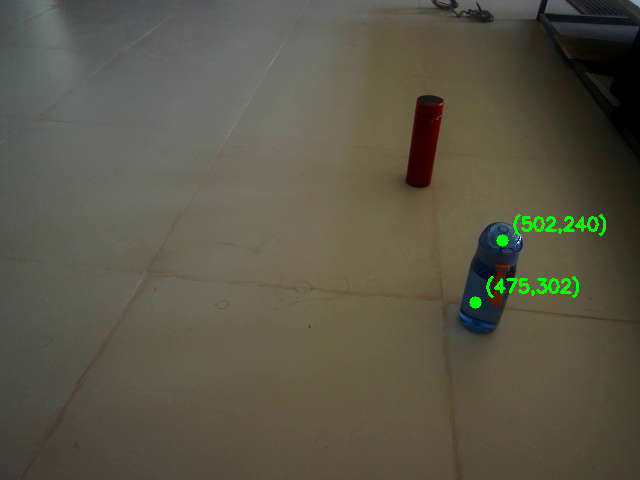
#> input picture Image_identification/blue_bottle.png, 640 x 480 px, given in place of the camera
$ python camera_world.py   (older library calls are emulated)
#> lines starting #> are read from the running program, lines starting #| are printed output that depends on the picture; after the words box and inside, x2 and y2 are one past the last pixel; in counts of white or black regions, pixels touching at a corner belong together
import cv2
import numpy as np
import pickle

# ==========================
# SETTINGS
# ==========================
CALIB_FILE = "stereo_calibration_2.pkl"
LEFT_CAM_ID = 0
RIGHT_CAM_ID = 2

# Force same resolution as you calibrated with (IMPORTANT!)
FRAME_W = 640
FRAME_H = 480

# ---- HSV ranges ----
# Red wraps -> 2 ranges
RED_L1 = np.array([0, 120, 70])
RED_U1 = np.array([10, 255, 255])
RED_L2 = np.array([170, 120, 70])
RED_U2 = np.array([180, 255, 255])

# Yellow (tune if needed)
YEL_L = np.array([20, 120, 120])
YEL_U = np.array([40, 255, 255])

MIN_AREA = 500

# ---- Stereo ----
NUM_DISP = 16 * 8      # multiple of 16
BLOCK_SIZE = 7         # 5..11 typical
MIN_DISP = 0

# Disparity patch size for median (stability)
PATCH_R = 3  # radius -> patch = (2*PATCH_R+1)^2

# EMA smoothing factor (0..1). Lower = smoother
EMA_ALPHA = 0.20

# stereoRectify alpha:
# 0 = cropped valid only, 1 = full view with borders
RECTIFY_ALPHA = 1.0

# ---- World calibration (NO checkerboard) ----
# We'll record 3 points on the floor using a visible marker:
#   O (world origin), Xpoint (+X direction), Ypoint (+Y direction)
CALIB_SAMPLES = 35     # number of valid frames to collect per point
Z_AXIS_FLIP_IF_DOWN = True  # auto-flip Z axis so it points "up" (towards camera negative?) based on your setup

# ==========================
# HELPERS (color + stereo)
# ==========================
def make_mask(hsv):
    red1 = cv2.inRange(hsv, RED_L1, RED_U1)
    red2 = cv2.inRange(hsv, RED_L2, RED_U2)
    mask_red = cv2.bitwise_or(red1, red2)

    mask_yel = cv2.inRange(hsv, YEL_L, YEL_U)
    return mask_red, mask_yel

def clean_mask(mask):
    mask = cv2.medianBlur(mask, 5)
    k = np.ones((5, 5), np.uint8)
    mask = cv2.morphologyEx(mask, cv2.MORPH_OPEN, k, iterations=1)
    mask = cv2.morphologyEx(mask, cv2.MORPH_CLOSE, k, iterations=2)
    return mask

def largest_contour(mask):
    cnts, _ = cv2.findContours(mask, cv2.RETR_EXTERNAL, cv2.CHAIN_APPROX_SIMPLE)
    if not cnts:
        return None
    c = max(cnts, key=cv2.contourArea)
    if cv2.contourArea(c) < MIN_AREA:
        return None
    return c

def point_in_roi(x, y, roi):
    rx, ry, rw, rh = roi
    return (x >= rx) and (y >= ry) and (x < rx + rw) and (y < ry + rh)

# [24 lines left out: functions get_disp_median, reproject_one, ema, not called in this run]

def put_lines(img, y0=25, dy=22, lines=()):
    y = y0
    for s in lines:
        cv2.putText(img, s, (10, y), cv2.FONT_HERSHEY_SIMPLEX, 0.55, (255, 255, 255), 2)
        y += dy

# ==========================
# WORLD FRAME (no checkerboard) math
# ==========================
# [60 lines left out: functions normalize, build_world_transform_from_3_points, cam_to_world, not called in this run]

# ==========================
# LOAD CALIB
# ==========================
with open(CALIB_FILE, "rb") as f:
#> (reads Image_identification/stereo_calibration_2.pkl from the repository)
    calib = pickle.load(f)

mtxL, distL = calib["mtxL"], calib["distL"]
mtxR, distR = calib["mtxR"], calib["distR"]

R = calib.get("R", None)
T = calib.get("T", None)

# ==========================
# OPEN CAMS
# ==========================
capL = cv2.VideoCapture(LEFT_CAM_ID)
capR = cv2.VideoCapture(RIGHT_CAM_ID)

if not capL.isOpened() or not capR.isOpened():
    raise RuntimeError("Could not open cameras. Check IDs.")

capL.set(cv2.CAP_PROP_FRAME_WIDTH, FRAME_W)
capL.set(cv2.CAP_PROP_FRAME_HEIGHT, FRAME_H)
capR.set(cv2.CAP_PROP_FRAME_WIDTH, FRAME_W)
capR.set(cv2.CAP_PROP_FRAME_HEIGHT, FRAME_H)

retL, frameL = capL.read()
#> frameL is the input picture: shape (480, 640, 3); mean B, G, R 70.9, 85.8, 89.1
retR, frameR = capR.read()
if not retL or not retR:
    raise RuntimeError("Failed to read from cameras.")

h, w = frameL.shape[:2]
#> h = 480; w = 640
image_size = (w, h)
#> image_size = (640, 480)

# ==========================
# RECTIFICATION SETUP
# ==========================
if all(k in calib for k in ["R1", "R2", "P1", "P2", "Q"]) and "roi1" in calib and "roi2" in calib:
    R1, R2 = calib["R1"], calib["R2"]
    P1, P2 = calib["P1"], calib["P2"]
    Q = calib["Q"]
    roi1, roi2 = calib["roi1"], calib["roi2"]
else:
    if R is None or T is None:
        raise RuntimeError("Calibration file must contain either (R1,R2,P1,P2,Q,roi1,roi2) OR (R,T).")

    R1, R2, P1, P2, Q, roi1, roi2 = cv2.stereoRectify(
        mtxL, distL, mtxR, distR,
        image_size, R, T,
        alpha=RECTIFY_ALPHA
    )
#> roi1 = (20, 91, 503, 328); roi2 = (25, 60, 532, 334)

map1L, map2L = cv2.initUndistortRectifyMap(mtxL, distL, R1, P1, image_size, cv2.CV_16SC2)
map1R, map2R = cv2.initUndistortRectifyMap(mtxR, distR, R2, P2, image_size, cv2.CV_16SC2)

# ==========================
# STEREO MATCHER
# ==========================
stereo = cv2.StereoSGBM_create(
    minDisparity=MIN_DISP,
    numDisparities=NUM_DISP,
    blockSize=BLOCK_SIZE,
    P1=8 * BLOCK_SIZE * BLOCK_SIZE,
    P2=32 * BLOCK_SIZE * BLOCK_SIZE,
    uniquenessRatio=12,
    speckleWindowSize=80,
    speckleRange=2,
    disp12MaxDiff=1,
    preFilterCap=63,
    mode=cv2.STEREO_SGBM_MODE_SGBM_3WAY
)

# ==========================
# WORLD CALIBRATION STATE
# ==========================
R_WC, t_WC = None, None
Oc = Xc = Yc = None

collecting = None   # None / 'O' / 'X' / 'Y'
samples = []

# [26 lines left out: functions start_collect, add_sample, finalize_collect, not called in this run]

# ==========================
# MAIN LOOP
# ==========================
smooth_red = None
smooth_yel = None

print("Controls:")
print("  c  : choose which color marker to use for calibration (red/yellow shown on screen)")
print("  o  : record world origin (0,0,0) at marker position")
print("  x  : record point on +X direction (marker at that floor point)")
print("  y  : record point on +Y direction (marker at that floor point)")
print("  s  : compute world transform (after O, X, Y recorded)")
print("  r  : reset world transform")
print("  q  : quit")

calib_marker_color = "RED"  # which object we use as the marker for floor points

while True:
    retL, frameL = capL.read()
    retR, frameR = capR.read()
    if not retL or not retR:
        break

    rectL = cv2.remap(frameL, map1L, map2L, cv2.INTER_LINEAR)
    rectR = cv2.remap(frameR, map1R, map2R, cv2.INTER_LINEAR)
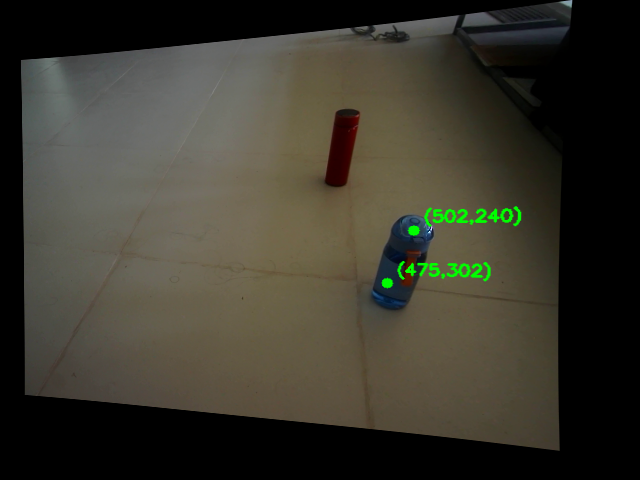
#> rectR: shape (480, 640, 3); mean B, G, R 45.5, 56.2, 58.5

    grayL = cv2.cvtColor(rectL, cv2.COLOR_BGR2GRAY)
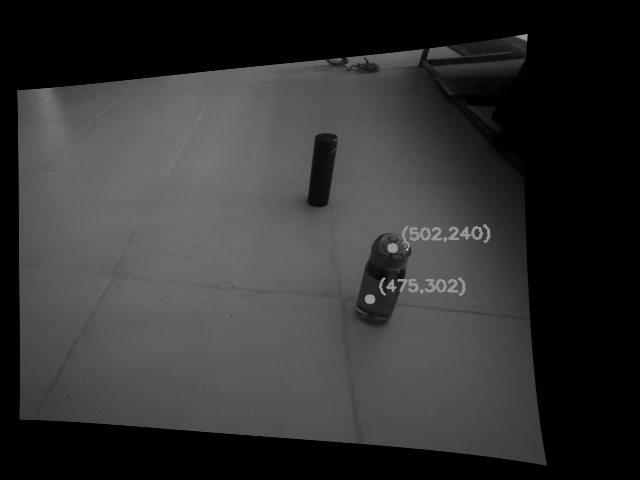
#> grayL: shape (480, 640); min 0, max 208, mean 51
    grayR = cv2.cvtColor(rectR, cv2.COLOR_BGR2GRAY)
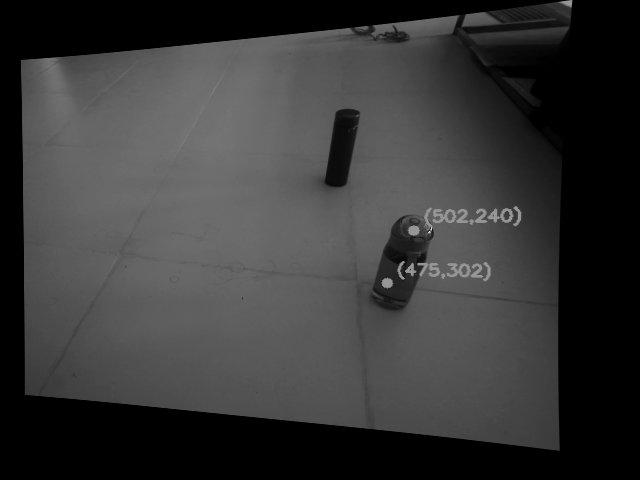
#> grayR: shape (480, 640); min 0, max 241, mean 55.7
    disp = stereo.compute(grayL, grayR).astype(np.float32) / 16.0
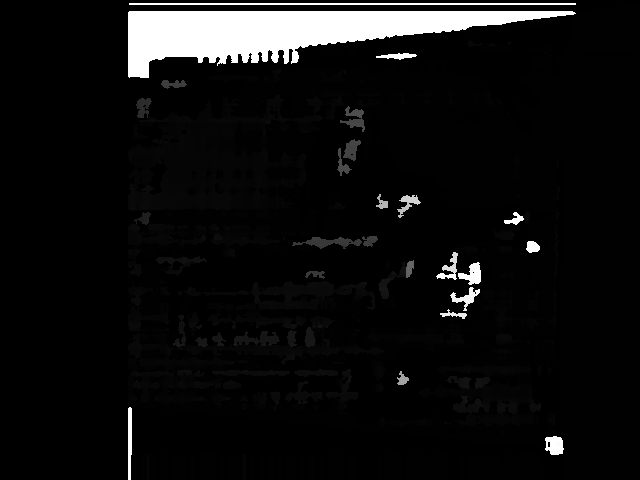
#> disp: shape (480, 640) float32; min -1, max 127, mean 7.1; drawn with min black and max white

    hsv = cv2.cvtColor(rectL, cv2.COLOR_BGR2HSV)
#> hsv: shape (480, 640, 3); mean H, S, V 18.8, 40.6, 55.4
    mask_red, mask_yel = make_mask(hsv)
#> in make_mask, `red1 = cv2.inRange(hsv, RED_L1, RED_U1)`:
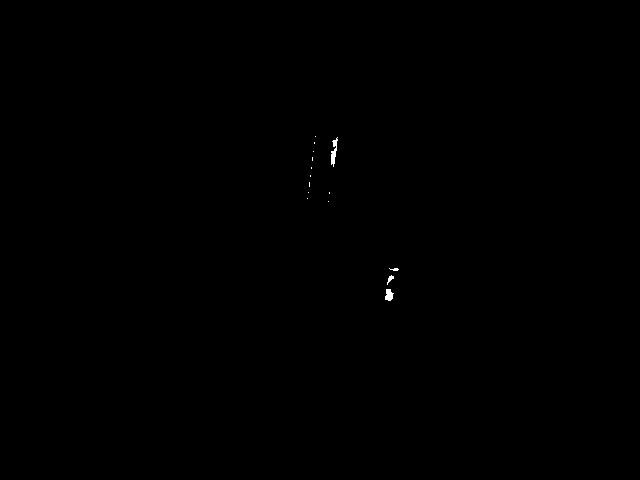
#> red1: shape (480, 640); 0.08% white; 15 white regions (12 under 20 px), largest, box (x1, y1, x2, y2) and area: (331, 137, 338, 167) 103, (385, 289, 394, 301) 76, (387, 275, 394, 285) 30
#> in make_mask, `red2 = cv2.inRange(hsv, RED_L2, RED_U2)`: red2: shape (480, 640); 0% white in thin lines or dots, all inside (x1, y1, x2, y2) = (332, 149, 334, 151)
#> in make_mask, `mask_red = cv2.bitwise_or(red1, red2)`: mask_red: shape (480, 640); 0.08% white; 15 white regions (12 under 20 px), largest, box (x1, y1, x2, y2) and area: (331, 137, 338, 167) 106, (385, 289, 394, 301) 76, (387, 275, 394, 285) 30
#> in make_mask, `mask_yel = cv2.inRange(hsv, YEL_L, YEL_U)`: mask_yel: shape (480, 640); every value is 0
    mask_red = clean_mask(mask_red)
#> in clean_mask, `mask = cv2.medianBlur(mask, 5)`: mask: shape (480, 640); 0.06% white; 4 white regions (2 under 20 px), largest, box (x1, y1, x2, y2) and area: (331, 139, 337, 164) 90, (385, 289, 393, 301) 67
#> in clean_mask, `mask = cv2.morphologyEx(mask, cv2.MORPH_OPEN, k, iterations=1)`: mask: shape (480, 640); 0.03% white; 2 white regions
    mask_yel = clean_mask(mask_yel)

    out = rectL.copy()

    # Valid ROI box
    rx, ry, rw, rh = roi1
#> rx = 20; ry = 91; rw = 503
    cv2.rectangle(out, (rx, ry), (rx + rw, ry + rh), (255, 255, 255), 1)
    cv2.putText(out, "Valid ROI", (rx, max(0, ry - 8)),
                cv2.FONT_HERSHEY_SIMPLEX, 0.5, (255, 255, 255), 1)
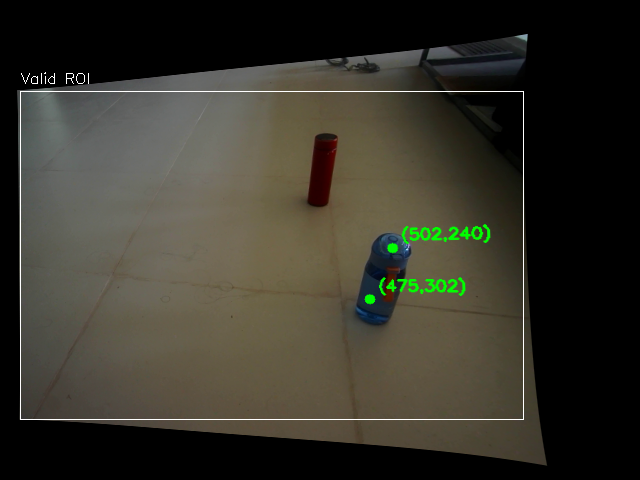
#> out: shape (480, 640, 3); mean B, G, R 42.9, 52.7, 54.8

    # Detect both objects (as before)
    results = []

    def detect_one(name, mask, smooth_prev):
        c = largest_contour(mask)
#> in largest_contour, `cnts, _ = cv2.findContours(mask, cv2.RETR_EXTERNAL, cv2.CHAIN_APPROX_S..`: cnts = 2 contours, 1 with area under 20; largest, box (x1, y1, x2, y2) and area: (386, 291, 393, 300) 45
#> in largest_contour, `c = max(cnts, key=cv2.contourArea)`: c = [[386, 291], [386, 299], [391, 299], [391, 298], [392, 297], [392, 293], [391, 292], [391, 291]]
        if c is None:
            return None, smooth_prev
        x, y, ww, hh = cv2.boundingRect(c)
        cx, cy = x + ww // 2, y + hh // 2
        if not point_in_roi(cx, cy, roi1):
            return None, smooth_prev
        d = get_disp_median(disp, cx, cy)
        if d is None:
            return None, smooth_prev
        xyz = reproject_one(Q, cx, cy, d)
        if xyz is None:
            return None, smooth_prev
        if (not np.isfinite(xyz[2])) or not (0.05 < xyz[2] < 10.0):
            return None, smooth_prev
        smooth_now = ema(smooth_prev, xyz)
        return (name, (x, y, ww, hh), (cx, cy), smooth_now), smooth_now

    red_det, smooth_red = detect_one("RED", mask_red, smooth_red)
    if red_det is not None:
        results.append(red_det)

    yel_det, smooth_yel = detect_one("YELLOW", mask_yel, smooth_yel)
    if yel_det is not None:
        results.append(yel_det)

    # Choose marker detection for calibration (use one of the detected objects)
    marker_det = None
    for det in results:
        if det[0] == calib_marker_color:
            marker_det = det
            break

    # If collecting samples, add marker 3D samples
    if collecting is not None and marker_det is not None:
        _, _, _, (Xc_now, Yc_now, Zc_now) = marker_det
        n = add_sample((Xc_now, Yc_now, Zc_now))
        cv2.putText(out, f"Collecting {collecting}: {n}/{CALIB_SAMPLES}",
                    (10, out.shape[0] - 20), cv2.FONT_HERSHEY_SIMPLEX, 0.7, (0, 255, 255), 2)
        if n >= CALIB_SAMPLES:
            done = finalize_collect()
            if done is not None:
                which, med = done
                if which == 'O':
                    Oc = med.reshape(3, 1)
                elif which == 'X':
                    Xc = med.reshape(3, 1)
                elif which == 'Y':
                    Yc = med.reshape(3, 1)

    # Draw results (camera + world if available)
    for name, (x, y, ww, hh), (cx, cy), (X, Y, Z) in results:
        cv2.rectangle(out, (x, y), (x + ww, y + hh), (0, 255, 0), 2)
        cv2.circle(out, (cx, cy), 4, (255, 0, 0), -1)

        text1 = f"{name} CAM: X={X:.2f} Y={Y:.2f} Z={Z:.2f} m"
        cv2.putText(out, text1, (x, max(0, y - 12)),
                    cv2.FONT_HERSHEY_SIMPLEX, 0.55, (0, 255, 255), 2)

        if R_WC is not None and t_WC is not None:
            wx, wy, wz = cam_to_world(R_WC, t_WC, (X, Y, Z))
            text2 = f"{name} WORLD: x={wx:.2f} y={wy:.2f} z={wz:.2f} m"
            cv2.putText(out, text2, (x, max(0, y - 32)),
                        cv2.FONT_HERSHEY_SIMPLEX, 0.55, (255, 255, 255), 2)

    # HUD
    lines = [
        f"Marker for floor calibration: {calib_marker_color} (press 'c' to toggle)",
        f"Recorded: O={'OK' if Oc is not None else 'NO'}  X={'OK' if Xc is not None else 'NO'}  Y={'OK' if Yc is not None else 'NO'}",
        f"World transform: {'READY' if (R_WC is not None) else 'NOT SET'}",
        "Keys: o=record origin, x=record +X point, y=record +Y point, s=solve, r=reset, q=quit"
    ]
    put_lines(out, y0=22, dy=22, lines=lines)
#> the loop in put_lines, `for s in lines:` made 4 passes
#> y on passes 1, 4: 44, 110
#> (s, y) on passes 2 to 3: ('Recorded: O=NO  X=NO  Y=NO', 66), ('World transform: NOT SET', 88)
#> after the loop in put_lines, `for s in lines:`:
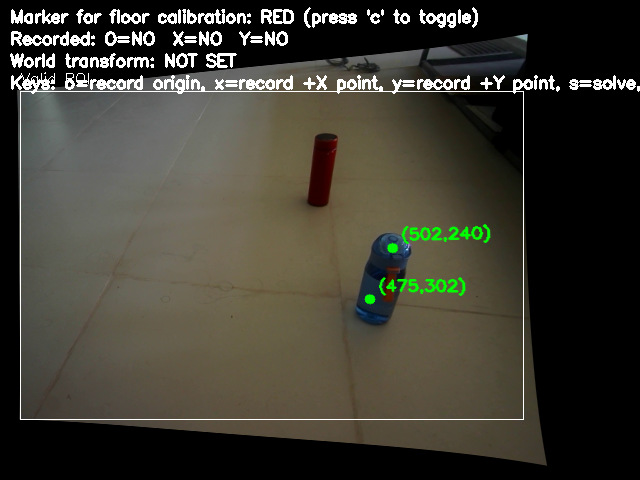
#> img: shape (480, 640, 3); mean B, G, R 50.6, 60.4, 62.5
#> after the loop in put_lines, `for s in lines:`: y = 110

    cv2.imshow("Rectified Left + 3D (Camera + World)", out)
    cv2.imshow("Mask RED", mask_red)
    cv2.imshow("Mask YELLOW", mask_yel)
    disp_vis = cv2.normalize(disp, None, 0, 255, cv2.NORM_MINMAX).astype(np.uint8)
    cv2.imshow("Disparity", disp_vis)

    k = cv2.waitKey(1) & 0xFF
#> (key q is pressed here)

    if k == ord('q'):
        break

    # Toggle which color marker is used for floor calibration captures
    if k == ord('c'):
        calib_marker_color = "YELLOW" if calib_marker_color == "RED" else "RED"
        print(f"[CALIB] Marker color set to: {calib_marker_color}")

    # Start collecting samples for each floor point
    if k == ord('o'):
        start_collect('O')
    if k == ord('x'):
        start_collect('X')
    if k == ord('y'):
        start_collect('Y')

    # Solve world transform after O,X,Y recorded
    if k == ord('s'):
        if Oc is None or Xc is None or Yc is None:
            print("[CALIB] Need all three points: record O, X, Y first.")
        else:
            outT = build_world_transform_from_3_points(Oc, Xc, Yc)
            if outT is None:
                print("[CALIB] Failed to compute transform (points may be collinear / noisy). Try again with bigger spacing.")
            else:
                R_WC, t_WC = outT
                print("[CALIB] World transform READY.")
                print("R_WC=\n", R_WC)
                print("t_WC=\n", t_WC.reshape(3))

    # Reset world transform and recorded points
    if k == ord('r'):
        R_WC, t_WC = None, None
        Oc = Xc = Yc = None
        collecting = None
        samples = []
        print("[CALIB] Reset complete.")

capL.release()
capR.release()
cv2.destroyAllWindows()
